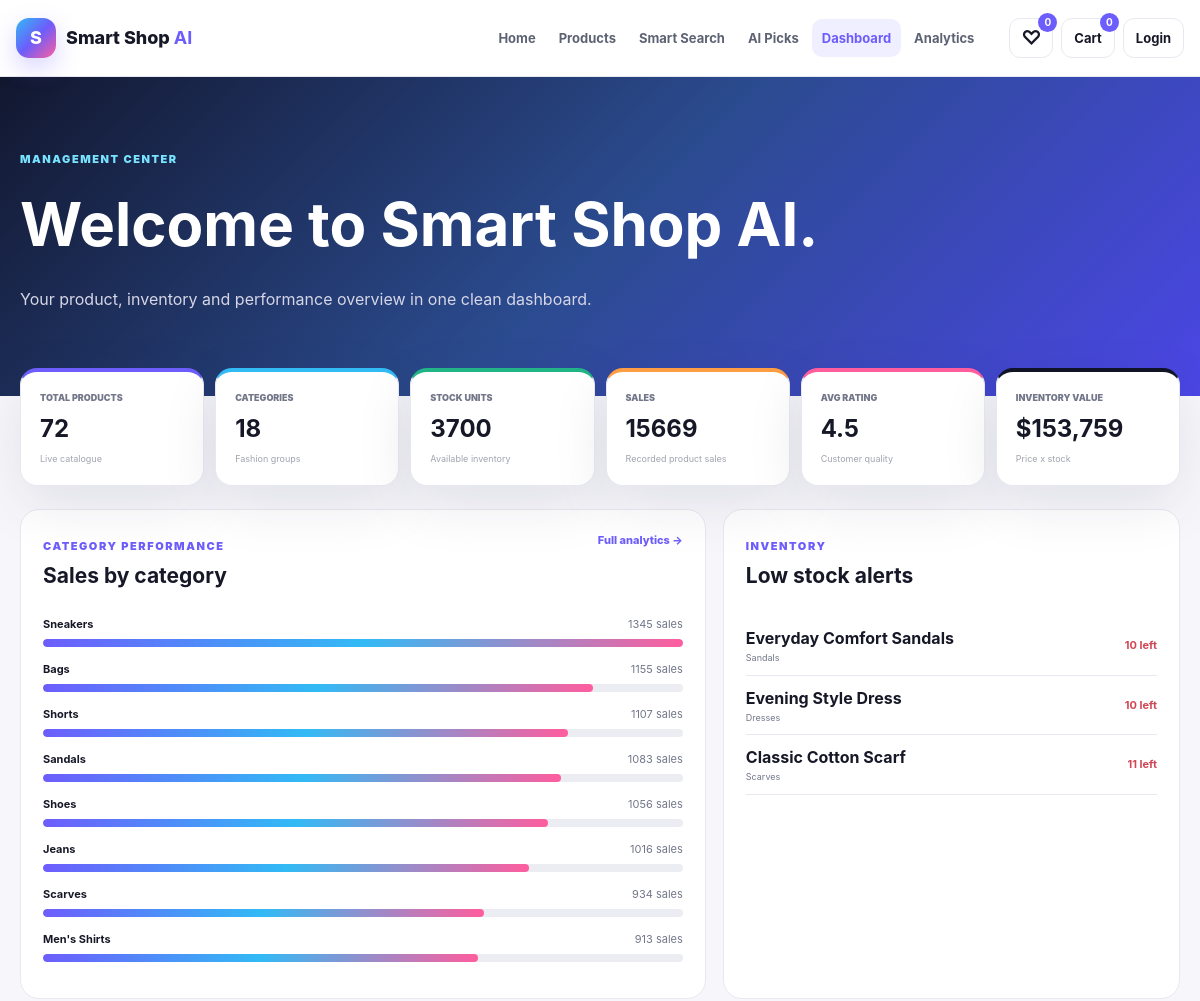
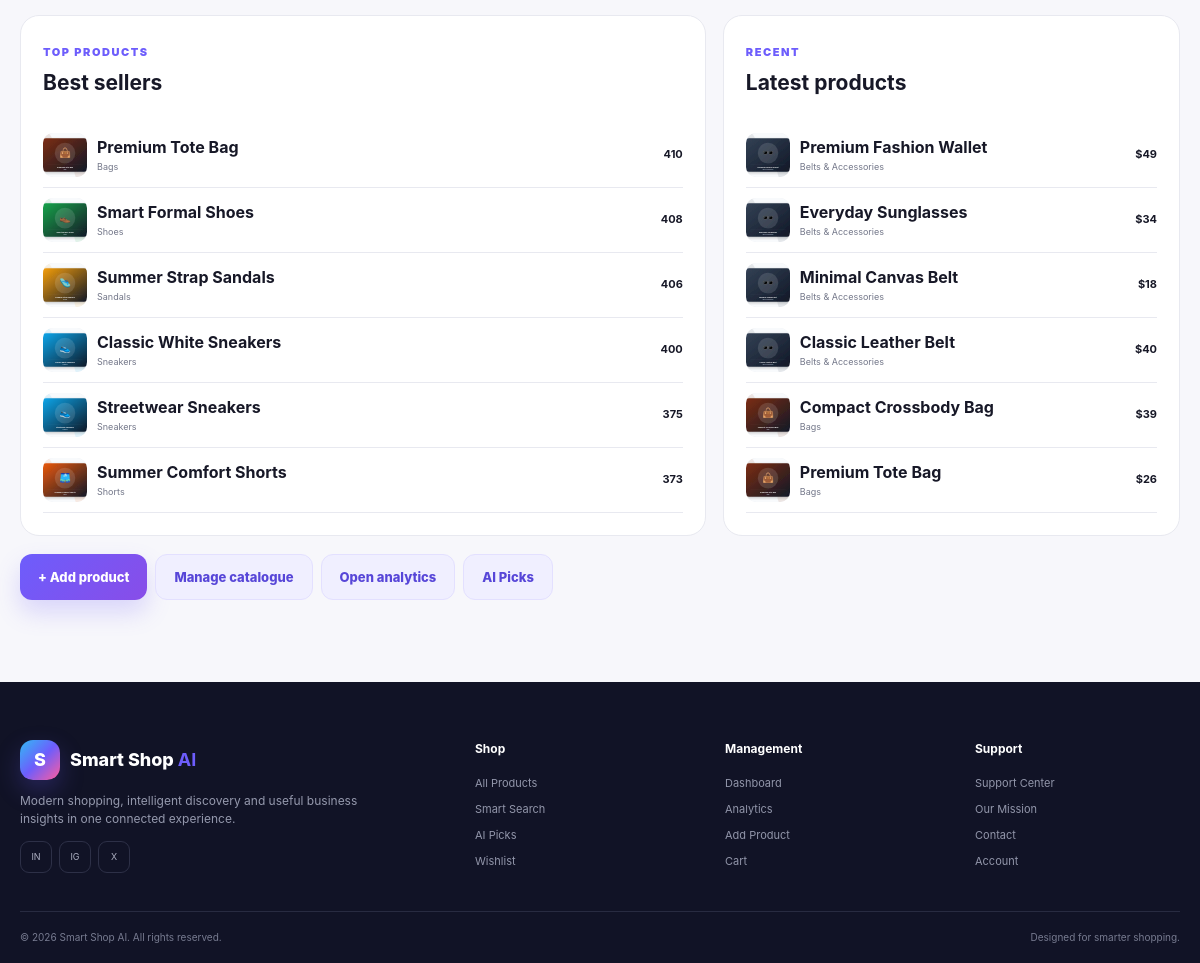
/dashboard, run on the app's committed database (2 pictures, top to bottom).
### tables this page shows
CREATE TABLE products (
                product_id INTEGER PRIMARY KEY AUTOINCREMENT,
                name TEXT NOT NULL,
                category TEXT NOT NULL,
                brand TEXT DEFAULT '',
                price REAL NOT NULL DEFAULT 0,
                stock INTEGER NOT NULL DEFAULT 0,
                rating REAL NOT NULL DEFAULT 0,
                sales INTEGER NOT NULL DEFAULT 0,
                supplier TEXT DEFAULT '',
                links TEXT DEFAULT '',
                content TEXT DEFAULT '',
                description TEXT DEFAULT '',
                image TEXT DEFAULT '',
                created_at TEXT DEFAULT CURRENT_TIMESTAMP
            );

### app.py (the view)
@app.route("/dashboard")
def dashboard():
    db = DatabaseManager()
    try:
        summary = db.analytics_summary()
        best_products = db.best_selling_products(6)
        latest_products = db.latest_products(6)
        top_categories = db.category_stats()[:8]
        low_stock = db.low_stock_products(12, 6)
    finally: db.close()
    return render_template("dashboard.html", summary=summary, best_products=best_products,
                           latest_products=latest_products, top_categories=top_categories, low_stock=low_stock)

### app.py (called while the page is built, shortened)
def cart_map():
    raw = session.get("cart", {})
    if isinstance(raw, dict):
        clean = {}
        for key, value in raw.items():
            try:
                pid, qty = int(key), max(1, int(value))
                clean[pid] = qty
            except (TypeError, ValueError):
                continue
        return clean

def wishlist_ids():
    raw = session.get("wishlist", [])
    if not isinstance(raw, list):
        return []
    result = []
    return result

@app.context_processor
def global_shop_data():
    cart = cart_map()
    wish = wishlist_ids()
    return {
        "cart_count": sum(cart.values()),
        "cart_map": cart,
        "wishlist_count": len(wish),
        "wishlist_ids": wish,
        "current_endpoint": request.endpoint or "",
        "ai_score": ai_score,
    }

@app.before_request
def startup():
    if not getattr(app, "_catalogue_ready", False):
        ensure_catalogue()
        app._catalogue_ready = True

### database/database.py (called while the page is built)
    def close(self) -> None:
        try:
            self.connection.close()
        except Exception:
            pass

    def total_users(self) -> int:
        return int(self.cursor.execute("SELECT COUNT(*) FROM users").fetchone()[0])

    def latest_products(self, limit: int = 8):
        return self.cursor.execute(
            "SELECT * FROM products ORDER BY product_id DESC LIMIT ?", (limit,)
        ).fetchall()

    def best_selling_products(self, limit: int = 8):
        return self.cursor.execute(
            "SELECT * FROM products ORDER BY sales DESC, rating DESC LIMIT ?", (limit,)
        ).fetchall()

    def category_stats(self):
        return self.cursor.execute(
            """
            SELECT category,
                   COUNT(*) AS product_count,
                   COALESCE(SUM(sales),0) AS sales,
                   COALESCE(SUM(stock),0) AS stock,
                   ROUND(AVG(rating),1) AS rating,
                   ROUND(SUM(price * stock),2) AS inventory_value
            FROM products
            GROUP BY category
            ORDER BY sales DESC, category COLLATE NOCASE
            """
        ).fetchall()

    def total_products(self) -> int:
        return int(self.cursor.execute("SELECT COUNT(*) FROM products").fetchone()[0])

    def total_categories(self) -> int:
        return int(self.cursor.execute("SELECT COUNT(DISTINCT category) FROM products").fetchone()[0])

    def total_stock(self) -> int:
        return int(self.cursor.execute("SELECT COALESCE(SUM(stock),0) FROM products").fetchone()[0])

### templates/dashboard.html (shortened to what this page needs)
{% extends "base.html" %}
{% block content %}
<section class="dashboard-hero"><div class="shell"><span class="kicker light-kicker">MANAGEMENT CENTER</span><h1>Welcome to Smart Shop AI.</h1><p>Your product, inventory and performance overview in one clean dashboard.</p></div></section>
<section class="section compact-top"><div class="shell"><div class="dashboard-cards"><div class="metric-card accent-purple"><span>Total Products</span><strong>{{ summary.total_products }}</strong><small>Live catalogue</small></div><div class="metric-card accent-blue"><span>Categories</span><strong>{{ summary.total_categories }}</strong><small>Fashion groups</small></div><div class="metric-card accent-green"><span>Stock Units</span><strong>{{ summary.total_stock }}</strong><small>Available inventory</small></div><div class="metric-card accent-orange"><span>Sales</span><strong>{{ summary.total_sales }}</strong><small>Recorded product sales</small></div><div class="metric-card accent-pink"><span>Avg Rating</span><strong>{{ '%.1f'|format(summary.average_rating) }}</strong><small>Customer quality</small></div><div class="metric-card accent-dark"><span>Inventory Value</span><strong>${{ '{:,.0f}'.format(summary.inventory_value) }}</strong><small>Price x stock</small></div></div><div class="dashboard-grid"><section class="panel panel-large"><div class="panel-head"><div><span class="kicker">CATEGORY PERFORMANCE</span><h2>Sales by category</h2></div><a href="{{ url_for('analytics') }}">Full analytics &rarr;</a></div>{% set mx = top_categories[0].sales if top_categories else 1 %}{% for c in top_categories %}<div class="chart-row"><div class="chart-label"><b>{{ c.category }}</b><span>{{ c.sales }} sales</span></div><div class="bar-track"><i style="width:{{ (c.sales/mx*100)|round }}%"></i></div></div>{% endfor %}</section><section class="panel"><div class="panel-head"><div><span class="kicker">INVENTORY</span><h2>Low stock alerts</h2></div></div>{% if low_stock %}{% for p in low_stock %}<a class="alert-item" href="{{ url_for('product_detail', product_id=p.product_id) }}"><span><b>{{ p.name }}</b><small>{{ p.category }}</small></span><strong>{{ p.stock }} left</strong></a>{% endfor %}{% else %}<div class="success-note">Inventory levels look healthy.</div>{% endif %}</section><section class="panel"><div class="panel-head"><div><span class="kicker">TOP PRODUCTS</span><h2>Best sellers</h2></div></div>{% for p in best_products %}<a class="mini-product" href="{{ url_for('product_detail', product_id=p.product_id) }}"><img src="{{ url_for('static', filename='images/' + p.image) }}"><span><b>{{ p.name }}</b><small>{{ p.category }}</small></span><strong>{{ p.sales }}</strong></a>{% endfor %}</section><section class="panel"><div class="panel-head"><div><span class="kicker">RECENT</span><h2>Latest products</h2></div></div>{% for p in latest_products %}<a class="mini-product" href="{{ url_for('product_detail', product_id=p.product_id) }}"><img src="{{ url_for('static', filename='images/' + p.image) }}"><span><b>{{ p.name }}</b><small>{{ p.category }}</small></span><strong>${{ '%.0f'|format(p.price) }}</strong></a>{% endfor %}</section></div><div class="quick-actions"><a class="btn btn-primary" href="{{ url_for('add_product') }}">+ Add product</a><a class="btn btn-soft" href="{{ url_for('products') }}">Manage catalogue</a><a class="btn btn-soft" href="{{ url_for('analytics') }}">Open analytics</a><a class="btn btn-soft" href="{{ url_for('recommendations') }}">AI Picks</a></div></div></section>
{% endblock %}

### templates/base.html (shortened to what this page needs)
<!doctype html>
<html lang="en">
<head>
  <link rel="stylesheet" href="{{ url_for('static', filename='css/style.css') }}">
</head>
<body>
<header class="site-header">
  <div class="nav-shell">
    <a class="brand" href="{{ url_for('home') }}"><span class="brand-mark">S</span><span>Smart Shop <b>AI</b></span></a>
    <nav class="main-nav">
      <a class="{% if current_endpoint=='home' %}active{% endif %}" href="{{ url_for('home') }}">Home</a>
      <a class="{% if current_endpoint in ['products','product_detail','add_product','edit_product'] %}active{% endif %}" href="{{ url_for('products') }}">Products</a>
      <a class="{% if current_endpoint=='search' %}active{% endif %}" href="{{ url_for('search') }}">Smart Search</a>
      <a class="{% if current_endpoint=='recommendations' %}active{% endif %}" href="{{ url_for('recommendations') }}">AI Picks</a>
      <a class="{% if current_endpoint=='dashboard' %}active{% endif %}" href="{{ url_for('dashboard') }}">Dashboard</a>
      <a class="{% if current_endpoint=='analytics' %}active{% endif %}" href="{{ url_for('analytics') }}">Analytics</a>
    </nav>
    <div class="nav-actions">
      <a class="icon-link" href="{{ url_for('wishlist') }}" aria-label="Wishlist">&#9825;<span class="count-badge">{{ wishlist_count }}</span></a>
      <a class="icon-link" href="{{ url_for('cart') }}" aria-label="Cart">Cart<span class="count-badge">{{ cart_count }}</span></a>
      {% if session.get('username') %}<a class="account-link" href="{{ url_for('logout') }}">Logout</a>{% else %}<a class="account-link" href="{{ url_for('login') }}">Login</a>{% endif %}
    </div>
  </div>
</header>
<main>{% block content %}{% endblock %}</main>
<footer class="site-footer">
  <div class="footer-shell">
    <div class="footer-brand"><a class="brand brand-light" href="{{ url_for('home') }}"><span class="brand-mark">S</span><span>Smart Shop <b>AI</b></span></a><p>Modern shopping, intelligent discovery and useful business insights in one connected experience.</p><div class="social-row"><span>IN</span><span>IG</span><span>X</span></div></div>
    <div class="footer-col"><h4>Shop</h4><a href="{{ url_for('products') }}">All Products</a><a href="{{ url_for('search') }}">Smart Search</a><a href="{{ url_for('recommendations') }}">AI Picks</a><a href="{{ url_for('wishlist') }}">Wishlist</a></div>
    <div class="footer-col"><h4>Management</h4><a href="{{ url_for('dashboard') }}">Dashboard</a><a href="{{ url_for('analytics') }}">Analytics</a><a href="{{ url_for('add_product') }}">Add Product</a><a href="{{ url_for('cart') }}">Cart</a></div>
    <div class="footer-col"><h4>Support</h4><a href="{{ url_for('support') }}">Support Center</a><a href="{{ url_for('about') }}">Our Mission</a><a href="{{ url_for('contact') }}">Contact</a><a href="{{ url_for('login') }}">Account</a></div>
  </div>
  <div class="footer-bottom"><span>&copy; 2026 Smart Shop AI. All rights reserved.</span><span>Designed for smarter shopping.</span></div>
</footer>
</body>
</html>

### data on the page
products: name "Everyday Comfort Sandals", category "Sandals", stock "10"
products: name "Evening Style Dress", category "Dresses", stock "10"
products: name "Classic Cotton Scarf", category "Scarves", stock "11"
products: image (picture), name "Premium Tote Bag", category "Bags", sales "410", price "26"
products: image (picture), name "Smart Formal Shoes", category "Shoes", sales "408"
products: image (picture), name "Summer Strap Sandals", category "Sandals", sales "406"
products: image (picture), name "Classic White Sneakers", category "Sneakers", sales "400"
products: image (picture), name "Streetwear Sneakers", category "Sneakers", sales "375"
products: image (picture), name "Summer Comfort Shorts", category "Shorts", sales "373"
products: image (picture), name "Premium Fashion Wallet", category "Belts & Accessories", price "49"
products: image (picture), name "Everyday Sunglasses", category "Belts & Accessories", price "34"
products: image (picture), name "Minimal Canvas Belt", category "Belts & Accessories", price "18"
products: image (picture), name "Classic Leather Belt", category "Belts & Accessories", price "40"
products: image (picture), name "Compact Crossbody Bag", category "Bags", price "39"

### other printed values
{{ wishlist_count }} "0"
{{ cart_count }} "0"
{{ summary.total_products }} "72"
{{ summary.total_categories }} "18"
{{ summary.total_stock }} "3700"
{{ summary.total_sales }} "15669"
{{ '%.1f'|format(summary.average_rating) }} "4.5"
{{ '{:,.0f}'.format(summary.inventory_value) }} "153,759"
{{ c.category }} "Sneakers" "Bags" "Shorts" "Sandals" "Shoes" "Jeans" "Scarves" "Men's Shirts"
{{ c.sales }} "1345" "1155" "1107" "1083" "1056" "1016" "934" "913"
